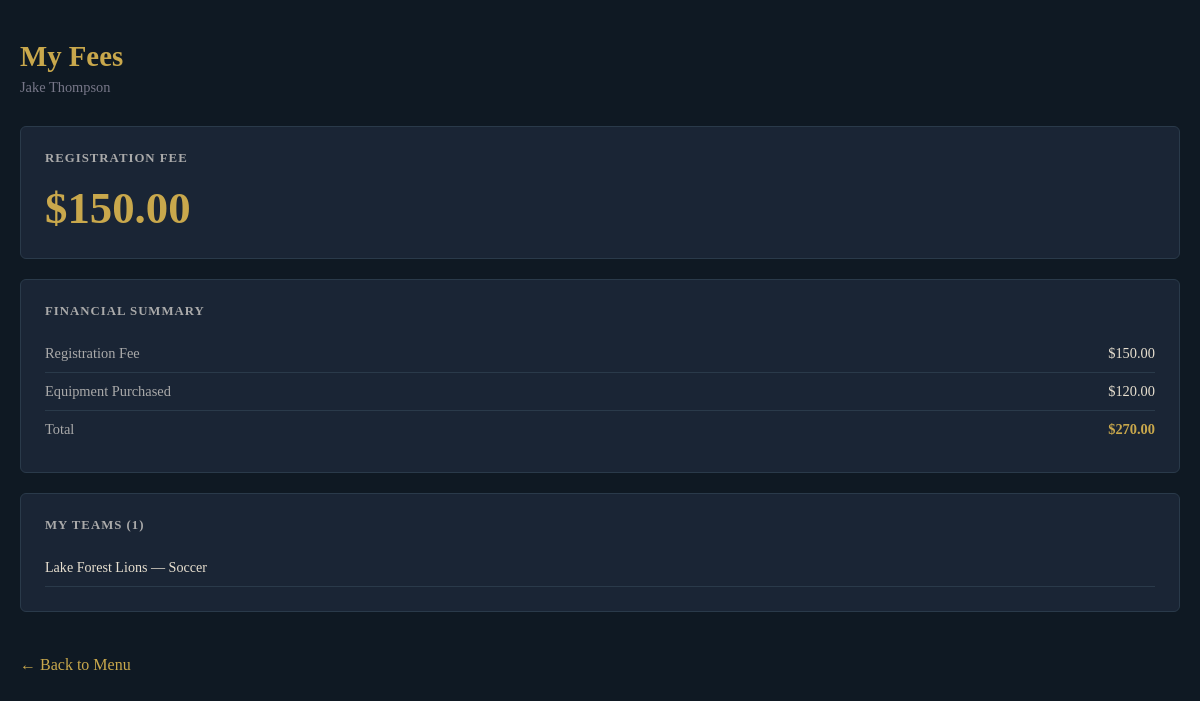
/viewFees.php (signed in), run on the app's committed database.
### tables this page shows
CREATE TABLE Player (
    P_USERID INT NOT NULL,
    Fee DECIMAL(10,2) DEFAULT 0.00,
    CONSTRAINT PlayerPK PRIMARY KEY (P_USERID),
    CONSTRAINT PlayerUserFK FOREIGN KEY (P_USERID) REFERENCES Users(USERID)
        ON DELETE CASCADE ON UPDATE CASCADE
);

CREATE TABLE Plays_In (
    PlayerID INT NOT NULL,
    TeamID INT NOT NULL,
    Role VARCHAR(30),
    Uniform_No INT,
    CONSTRAINT PlaysInPK PRIMARY KEY (PlayerID, TeamID),
    CONSTRAINT PlaysInPlayerFK FOREIGN KEY (PlayerID) REFERENCES Player(P_USERID)
        ON DELETE CASCADE ON UPDATE CASCADE,
    CONSTRAINT PlaysInTeamFK FOREIGN KEY (TeamID) REFERENCES Team(TeamID)
        ON DELETE CASCADE ON UPDATE CASCADE
);

CREATE TABLE Team (
    TeamID INT NOT NULL AUTO_INCREMENT,
    SprtName VARCHAR(50) NOT NULL,
    FrstPlayer INT,
    HeadCoach INT,
    Name VARCHAR(50) NOT NULL,
    Sex CHAR(1),
    Min_age INT,
    Max_age INT,
    CONSTRAINT TeamPK PRIMARY KEY (TeamID),
    CONSTRAINT TeamSportFK FOREIGN KEY (SprtName) REFERENCES Sport(Name)
        ON DELETE CASCADE ON UPDATE CASCADE,
    CONSTRAINT TeamPlayerFK FOREIGN KEY (FrstPlayer) REFERENCES Player(P_USERID)
        ON DELETE SET NULL ON UPDATE CASCADE,
    CONSTRAINT TeamCoachFK FOREIGN KEY (HeadCoach) REFERENCES Coach(C_USERID)
        ON DELETE SET NULL ON UPDATE CASCADE
);

### viewFees.php (the view, shortened to what this page needs)
<?php
    $menuPage = "index.php";
if ($_SESSION["role"] == "admin") {
    $menuPage = "adminMenu.php";
}
else if ($_SESSION["role"] == "coach") {
    $menuPage = "coachMenu.php";
}
else if ($_SESSION["role"] == "player") {
    $menuPage = "playerMenu.php";
}
$playerID = $_SESSION["USERID"];
$conn = new mysqli("localhost", "root", "", "sportlfc");
$fee = 0;
$feeRes = $conn->query("SELECT Fee FROM Player WHERE P_USERID=$playerID");
if ($row = $feeRes->fetch_assoc()) $fee = $row["Fee"];
$teams = [];
$tRes = $conn->query("SELECT t.Name AS TeamName, t.SprtName, pi.Role FROM Plays_In pi JOIN Team t ON pi.TeamID=t.TeamID WHERE pi.PlayerID=$playerID");
while ($row = $tRes->fetch_assoc()) $teams[] = $row;
$equipTotal = 0;
$eRes = $conn->query("SELECT SUM(e.Price * b.QTY) AS Total FROM Buys b JOIN Equipment e ON b.EQID=e.EQID WHERE b.PlayerID=$playerID");
if ($row = $eRes->fetch_assoc()) $equipTotal = $row["Total"] ?? 0;
?>
<!DOCTYPE html>
<html lang="en">
<head>
</head>
<body>
<d class="container">
    <h1>My Fees</h1>
    <p class="sub"><?php echo htmlspecialchars($_SESSION["FullName"]); ?></p>
    <div class="card">
        <h2>Registration Fee</h2>
        <div class="fee-amount">$<?php echo number_format($fee, 2); ?></div>
    </div>
    <div class="card">
        <h2>Financial Summary</h2>
        <div class="row"><span class="label">Registration Fee</span><span>$<?php echo number_format($fee, 2); ?></span></div>
        <div class="row"><span class="label">Equipment Purchased</span><span>$<?php echo number_format($equipTotal, 2); ?></span></div>
        <div class="row"><span class="label">Total</span><span class="gold">$<?php echo number_format($fee + $equipTotal, 2); ?></span></div>
    </div>
    <div class="card">
        <h2>My Teams (<?php echo count($teams); ?>)</h2>
        <?php if (count($teams) > 0): foreach ($teams as $t): ?>
            <div class="team-row"><?php echo htmlspecialchars($t["TeamName"]); ?> &mdash; <?php echo $t["SprtName"]; ?></div>
        <?php endforeach; else: echo "<p style='color:#778'>Not on any teams.</p>"; endif; ?>
    </div>
    <a class="back" href="<?php echo $menuPage; ?>">&larr; Back to Menu</a>
</body>
</html>

### viewFees.php (style rules this page uses)
* { box-sizing: border-box; margin: 0; padding: 0; }
body { font-family: 'Georgia', serif; background: #0f1923; color: #e8e0d0; min-height: 100vh; padding: 40px 20px; }
.container { max-width: 600px; margin: 0 auto; }
h1 { font-size: 1.8rem; color: #c9a84c; margin-bottom: 6px; }
.sub { color: #778; font-size: 0.9rem; margin-bottom: 30px; }
.card { background: #1a2535; border: 1px solid #2a3a4a; border-radius: 6px; padding: 24px; margin-bottom: 20px; }
.card h2 { font-size: 0.8rem; color: #aaa; margin-bottom: 16px; text-transform: uppercase; letter-spacing: 1px; }
.fee-amount { font-size: 2.8rem; color: #c9a84c; font-weight: bold; }
.row { display: flex; justify-content: space-between; padding: 10px 0; border-bottom: 1px solid #2a3a4a; font-size: 0.9rem; }
.row:last-child { border-bottom: none; }
.row .label { color: #aaa; }
.row .gold { color: #c9a84c; font-weight: bold; }
.team-row { padding: 10px 0; border-bottom: 1px solid #2a3a4a; font-size: 0.88rem; }
.back { display: inline-block; margin-top: 24px; color: #c9a84c; text-decoration: none; }

### data on the page
player: Fee "150.00"
plays_in: TeamID.Name "Lake Forest Lions", TeamID.SprtName "Soccer"

### other printed values
$_SESSION["FullName"] "Jake Thompson"
$equipTotal "120.00"
$fee + $equipTotal "270.00"
count($teams) "1"
